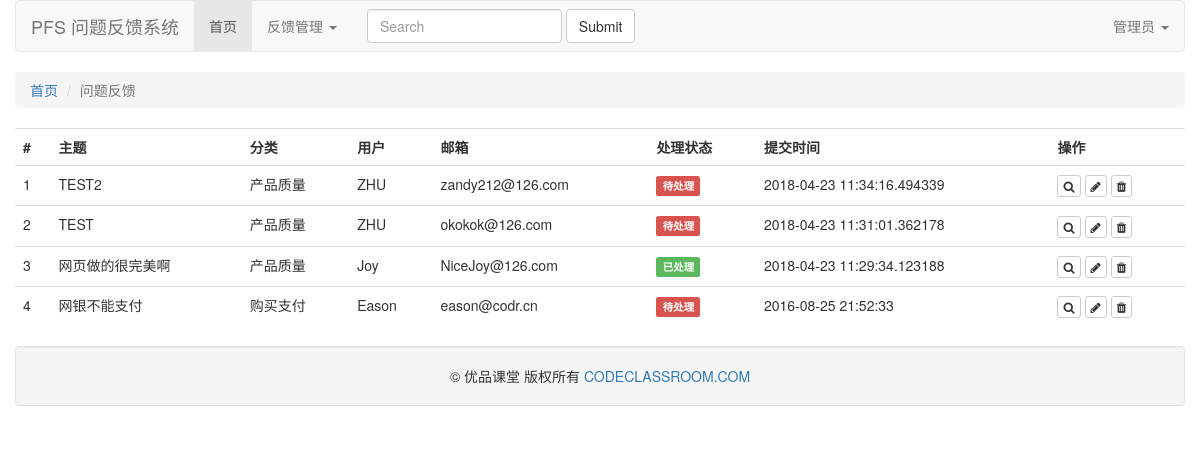
/admin/list/, run on an earlier commit of the app's database.
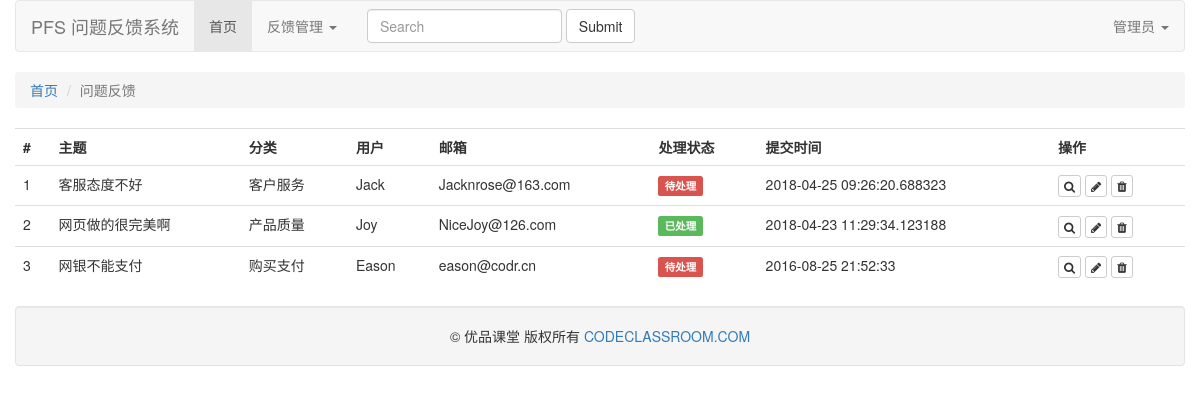
And on a later commit of the database.
### tables this page shows
CREATE TABLE "feedback"
(
	Subject text,
	CategoryID integer
		references category (ROWID),
	UserName text,
	Email text,
	Image text,
	Body text,
	IsProcessed boolean,
	Reply text,
	ReleaseTime datetime
);

CREATE TABLE category (
  CategoryName text

);

### pfs.py (the view)
@app.route('/admin/list/')
def feedback_list():
    conn = sqlite3.connect(DATABASE_URL)
    c = conn.cursor()
    sql = 'select f.ROWID,f.*,c.CategoryName from feedback f inner join category c on c.ROWID = f.CategoryID order by f.ROWID desc'
    feedbacks = c.execute(sql).fetchall()
    conn.close()
    return render_template('feedback-list.html', items=feedbacks)

### templates/feedback-list.html
{% extends 'base.html' %}
{% block main_content %}
<div class="row">
    <table class="table table-hover">
        <tr>
            <th>#</th>
            <th>主题</th>
            <th>分类</th>
            <th>用户</th>
            <th>邮箱</th>
            <th>处理状态</th>
            <th>提交时间</th>
            <th>操作</th>
        </tr>
        {% for item in items %}
            <tr>
                <td>{{ loop.index }}</td>
                <td>{{ item[1] }}</td>
                <td>{{ item[10] }}</td>
                <td>{{ item[3] }}</td>
                <td>{{ item[4] }}</td>
                <td><span class="label label-{{ 'danger' if item[7]==0 else 'success' }}">{{ '待处理' if item[7]==0 else '已处理' }}</span></td>
                <td>{{ item[9] }}</td>
                <td>
                    <a href="#" class="btn btn-default btn-xs" title="查看"><i class="fa fa-search"></i></a>
                    <a href="#" class="btn btn-default btn-xs" title="编辑"><i class="fa fa-pencil"></i></a>
                    <a href="{{ url_for('delete_feedback',id=item[0]) }}" class="btn btn-default btn-xs" title="删除"><i class="fa fa-trash"></i></a>
                </td>
            </tr>
        {% endfor %}
    </table>
</div>
{% endblock %}

### templates/base.html (shortened to what this page needs)
<!DOCTYPE html>
<html lang="zh">
<head>
    <link href="https://cdn.bootcss.com/bootstrap/3.3.7/css/bootstrap.min.css" rel="stylesheet">
    <link href="https://cdn.bootcss.com/font-awesome/4.7.0/css/font-awesome.min.css" rel="stylesheet">
</head>
<body>
    <div class="container">
        <div class="row">
            <nav class="navbar navbar-default" role="navigation">
                <div class="navbar-header">
                    <a class="navbar-brand" href="/">PFS 问题反馈系统</a>
                </div>
                <div class="collapse navbar-collapse navbar-ex1-collapse">
                    <ul class="nav navbar-nav">
                        <li class="active"><a href="/">首页</a></li>
                        <li class="dropdown">
                            <a href="#" class="dropdown-toggle" data-toggle="dropdown">反馈管理 <b class="caret"></b></a>
                        </li>
                    </ul>
                    <form class="navbar-form navbar-left" role="search">
                        <div class="form-group">
                            <input type="text" class="form-control" placeholder="Search">
                        </div>
                        <button type="submit" class="btn btn-default">Submit</button>
                    </form>
                    <ul class="nav navbar-nav navbar-right">
                        <li class="dropdown">
                            <a href="#" class="dropdown-toggle" data-toggle="dropdown">管理员 <b class="caret"></b></a>
                        </li>
                    </ul>
                </div>
            </nav>
        </div>
        <div class="row">
            <ul class="breadcrumb">
                <li><a href="/">首页</a></li>
                <li class="active">问题反馈</li>
            </ul>
        </div>
        {% block main_content %}
        {% endblock %}
        <div class="row">
            <div class="well text-center">
                &copy; 优品课堂 版权所有 <a href="http://codeclassroom.com">CODECLASSROOM.COM</a>
            </div>
        </div>
    </div>
</body>
</html>

What changed in the data, as far as the page shows it:
removed feedback: Subject "TEST2", CategoryName "产品质量", UserName "ZHU", Email "zandy212@126.com", IsProcessed "待处理", ReleaseTime "2018-04-23 11:34:16.494339"
changed feedback: Subject "TEST" → "客服态度不好"; CategoryName "产品质量" → "客户服务"; UserName "ZHU" → "Jack"; Email "okokok@126.com" → "Jacknrose@163.com"; ReleaseTime "2018-04-23 11:31:01.362178" → "2018-04-25 09:26:20.688323"
